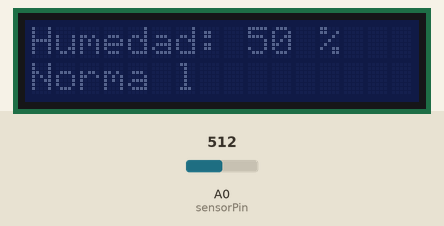
Bench run of a sketch on a simulated Arduino Uno, built with avr-gcc and run on an emulated ATmega328P. Parts: 16×2 character LCD. Inputs (shaded band) come from the test bench; at power-on: A0 (sensorPin) = 512. What the sketch prints to the serial monitor is not drawn.

Above: at 1.2 s.
1.3 s: A0 (sensorPin) set to 321
At 6.5 s:
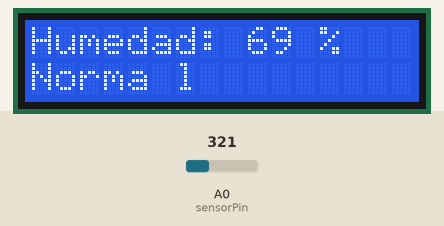
8.6 s: A0 (sensorPin) set to 295
At 14.2 s:
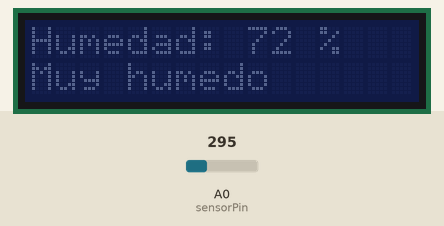
20.5 s: A0 (sensorPin) set to 900
At 25.5 s:
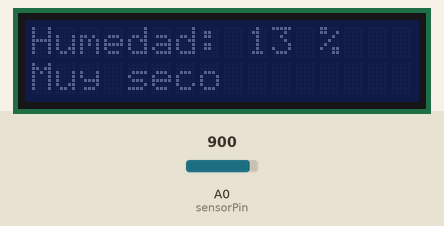
Timing chart, 0 to 27.0 s (numbered marks = the images above; inputs shaded):
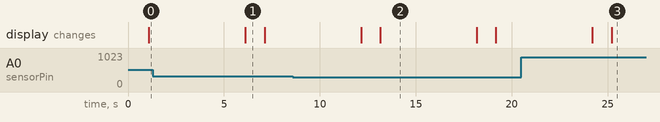

The sketch:

humedad_suelo___salida_lcd.ino
```cpp
#include <Wire.h>
#include <LCD.h>
#include <LiquidCrystal_I2C.h>

LiquidCrystal_I2C  lcd(0x27,2,1,0,4,5,6,7); // 0x27 is the I2C bus address for an unmodified backpack

// Pin para leer la humedad
const int sensorPin = A0;
// Mensaje a salir por el display
String mensaje1;
String mensaje2;

void setup() {

  Serial.begin(9600);
  // activate LCD module
  lcd.begin (16,2); // for 16 x 2 LCD module
  lcd.setBacklightPin(3,POSITIVE);
  lcd.setBacklight(HIGH);
}

void loop() {
    // put your main code here, to run repeatedly:
    int humedad = map(analogRead(sensorPin), 0, 1023, 100, 0);

    Serial.print("Humedad: ");
    Serial.print(humedad);
    Serial.println(" %");
    mensaje1 = "Humedad: "+String(humedad)+" %";

    mensaje2 = "Norma l";
    if(humedad < 30)
    {
        Serial.println("Muy seco");
        mensaje2 = "Muy seco";
    }

    if(humedad > 70)
    {
        Serial.println("Muy humedo");
        mensaje2 = "Muy humedo";
    }

    imprimeMensaje(mensaje1, mensaje2);
    delay(5000);
}

void imprimeMensaje(String mensaje1, String  mensaje2){
    lcd.setBacklight(HIGH);
    lcd.home (); // set cursor to 0,0
    lcd.clear();
    lcd.print(mensaje1);
    lcd.setCursor (0,1);
    lcd.print(mensaje2);
    delay(1000);
    lcd.setBacklight(LOW);
 }
```

Measured:
- the behaviour switches between 307 and 306 on A0 (sensorPin) (found by bisection; images 1 and 2)
- after the input at 1.3 s, the display: changes after 4.8 s (image 1)
- after the input at 8.6 s, the display: first changes after 3.5 s (image 2 shows a later state)
- after the input at 20.5 s, the display: first changes after 3.7 s (image 3 shows a later state)
- what the display in image 1 shows lasts 1.0 s, from 6.1 s to 7.1 s
- what the display in image 2 shows lasts 5.1 s, from 13.1 s to 18.2 s
